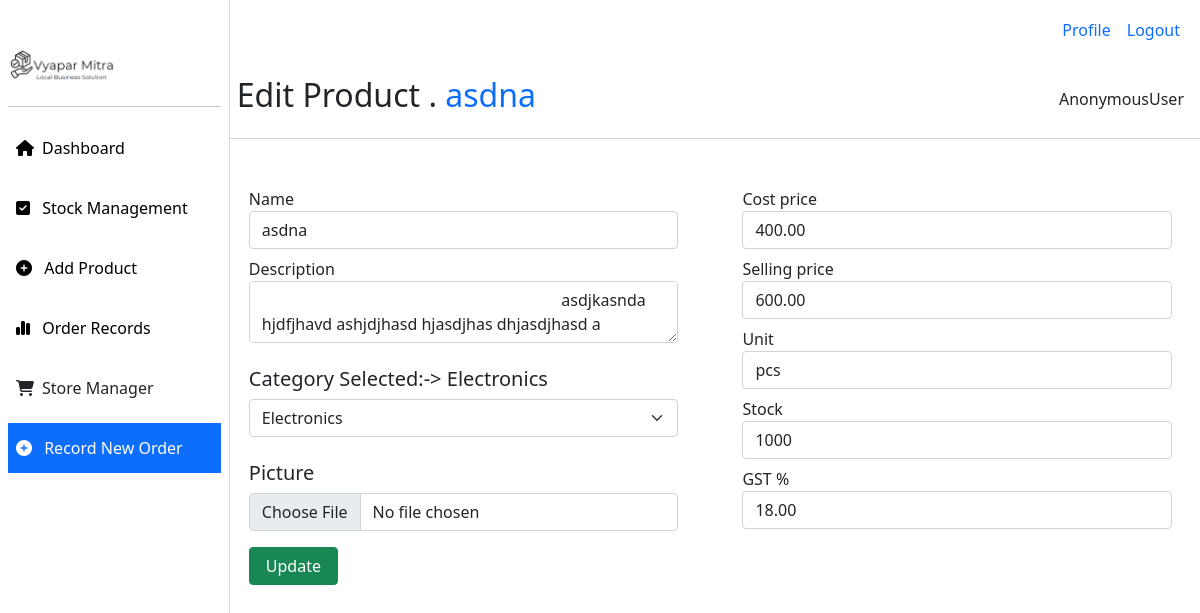
The page /products/edit-product/1/ on the database as committed earlier.
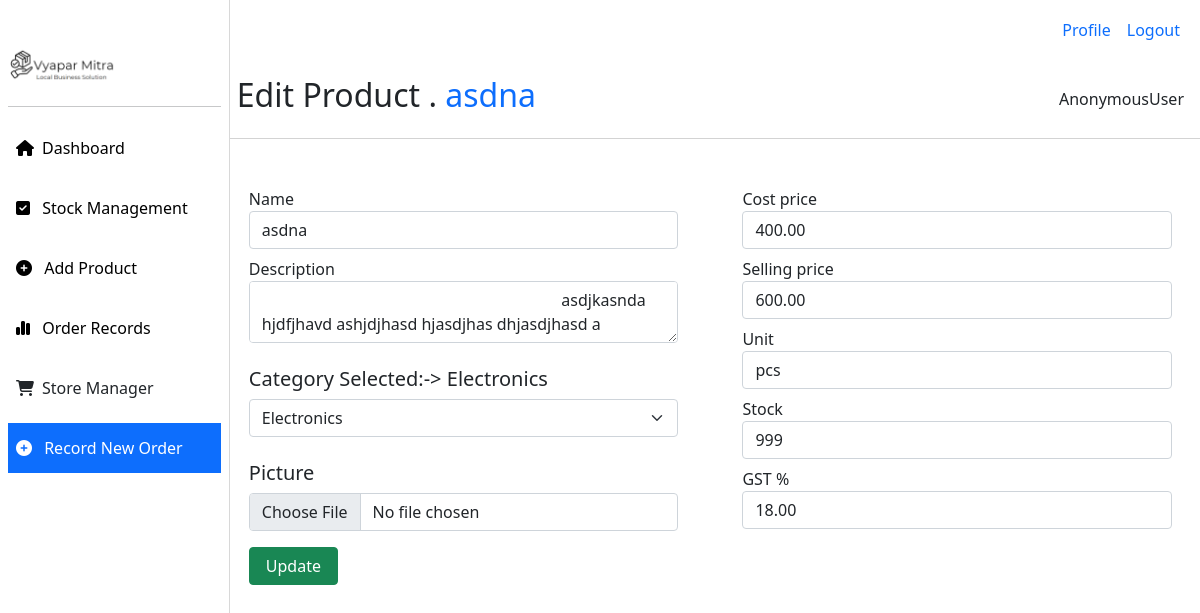
The same page on the database as committed later.
### products/models.py (models this page shows, shortened)
class Product(models.Model):
    name = models.CharField(max_length=255)
    description = models.TextField()
    cost_price = models.DecimalField(max_digits=10, decimal_places=2)
    selling_price = models.DecimalField(max_digits=10, decimal_places=2)
    stock = models.IntegerField(default=0)
    created_at = models.DateTimeField(auto_now_add=True)
    updated_at = models.DateTimeField(auto_now=True)
    category = models.ForeignKey('Category', on_delete=models.CASCADE)
    unique_id = models.CharField(max_length=255, unique=True)
    gst = models.DecimalField(max_digits=10, decimal_places=2, default=0)
    units = models.CharField(max_length=255, default='pcs')
    image = models.ImageField(upload_to='products/', default='products/default.jpg')
    account  = models.ForeignKey('accounts.Account', on_delete=models.CASCADE, null=True, blank=True)
    is_active = models.BooleanField(default=True)

class Category(models.Model):
    name = models.CharField(max_length=255)
    description = models.TextField()
    created_at = models.DateTimeField(auto_now_add=True)
    updated_at = models.DateTimeField(auto_now=True)

### products/views.py (the view, shortened to what this page needs)
# urls.py: path('edit-product/<int:id>/',views.edit_product, name='edit-product'),
def edit_product(request, id):
    product = Product.objects.get(id=id)
    return render(request, 'products/edit_products.html', {'product': product})

### templates/products/edit_products.html (shortened to what this page needs)
{% extends "home/base.html" %}
{% block content %}
<div class="d-flex" style="min-width: 100vw;">
    <div style="width: 230px;">
        {% include 'home/sidebar.html' %}
    </div>
    <div style="width:85vw;">
        {% include 'home/topbar.html' %}
        <div class=" p-3 d-flex justify-content-between align-items-center"
            style="width:100%; border-bottom:1px solid #d3d3d3;">
            <h2>Edit Product . <span class="text-primary">{{product.name}}</span></h2>
            <div>
                {{request.user}}
            </div>
        </div>
        <div class="p-2">
            <div class="row">
                <div class="col-md-6 p-3">
                    <form action="{% url 'edit-product' product.id %}" method="POST" enctype="multipart/form-data">
                        <div class="container px-3 py-4">
                            <div class="form-group">
                                <label for="product_name">Name</label>
                                <input type="text" name="product_name" class="form-control" id="product_name"
                                    placeholder="Enter product name" value="{{product.name}}">
                            </div>
                            <div class="form-group mt-2">
                                <label for="description">Description</label>
                                <textarea name="description" class="form-control" >
                                    {{product.description}}
                                </textarea>
                            </div>
                            <br>
                            <h5>Category Selected:-> {{product.category.name}}</h5>
                            <div class="form-group">
                                <select name="category" id="" class="form-select" value="{{product.category.name}}">
                                    <option value="Electronics">Electronics</option>
                                </select>
                            </div>
                            <br>
                            <h5>Picture</h5>
                            <div class="form-group">
                                <input type="file" name="image" class="form-control" id="">
                            </div>
                            <div class="d-flex mt-3">
                                <button type="submit" class="btn btn-success px-3">Update</button>
                            </div>
                        </div>
                </div>
                <div class="col-md-6 px-3">
                    <div class="container mt-4 py-3 px-3">
                        <div class="form-group">
                            <label for="cost_price">Cost price</label>
                            <input type="number" name="cost_price" value="{{product.cost_price}}" class="form-control">
                        </div>
                        <div class="form-group mt-2">
                            <label for="selling_price">Selling price</label>
                            <input type="number" name="selling_price"  value="{{product.selling_price}}" class="form-control">
                        </div>
                        <div class="form-group mt-2">
                            <label for="unit">Unit</label>
                            <input type="text" name="unit" class="form-control" value="{{product.units}}">
                        </div>
                        <div class="form-group mt-2">
                            <label for="stock">Stock</label>
                            <input type="text" name="stock" placeholder="Stock" class="form-control" value="{{product.stock}}">
                        </div>
                        <div class="form-group mt-2">
                            <label for="unit">GST %</label>
                            <input type="number" name="gst" placeholder="Eg 18%" class="form-control" value="{{product.gst}}">
                        </div>
                    </div>
                </div>
            </div>
        </div>
    </div>
</div>
{% endblock content %}

Rows that differ between the two databases and show on the page:
changed Product "asdna": stock "1000" → "999"
